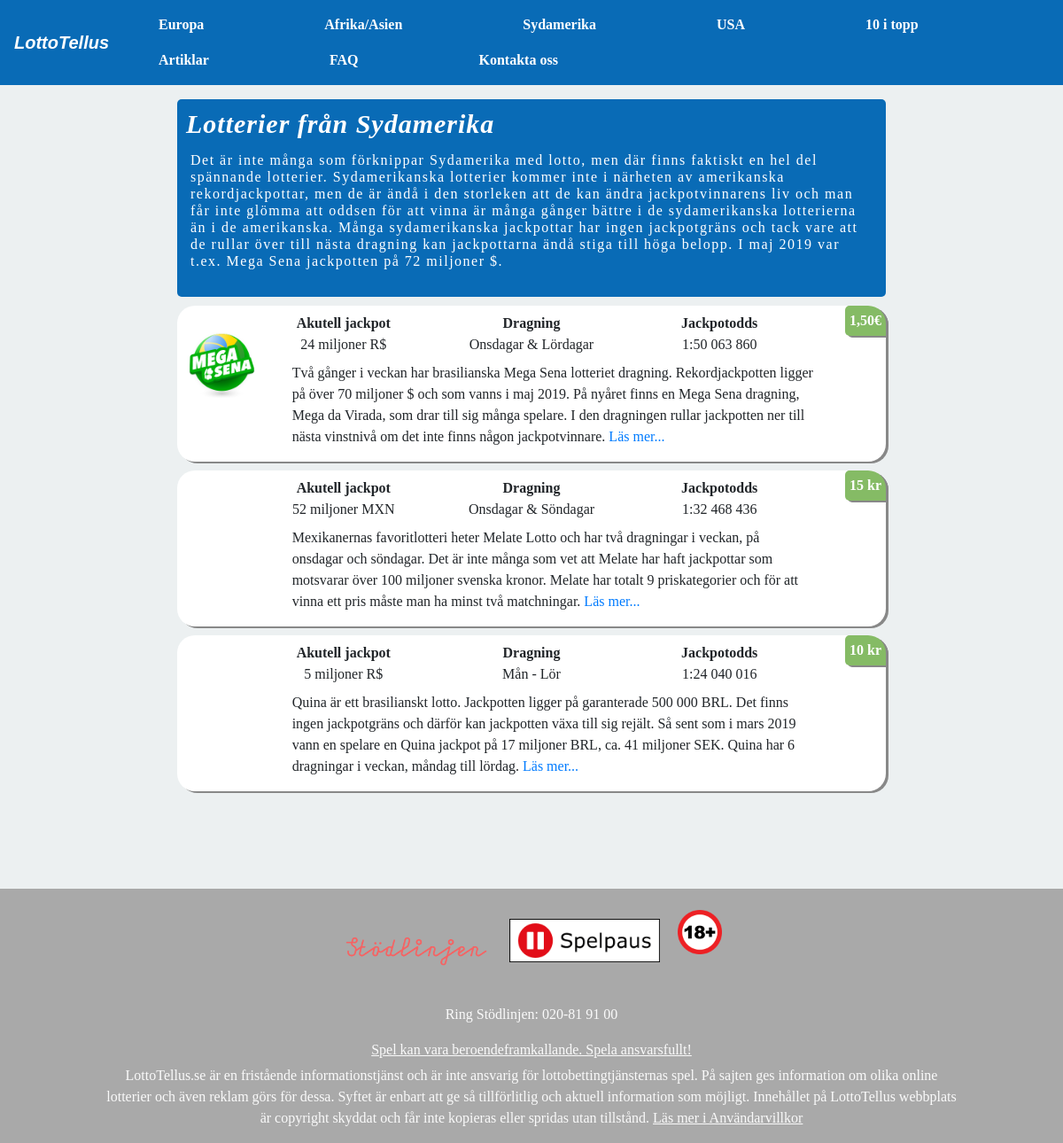
The app's page /sydamrikanska-lotter/, older data.
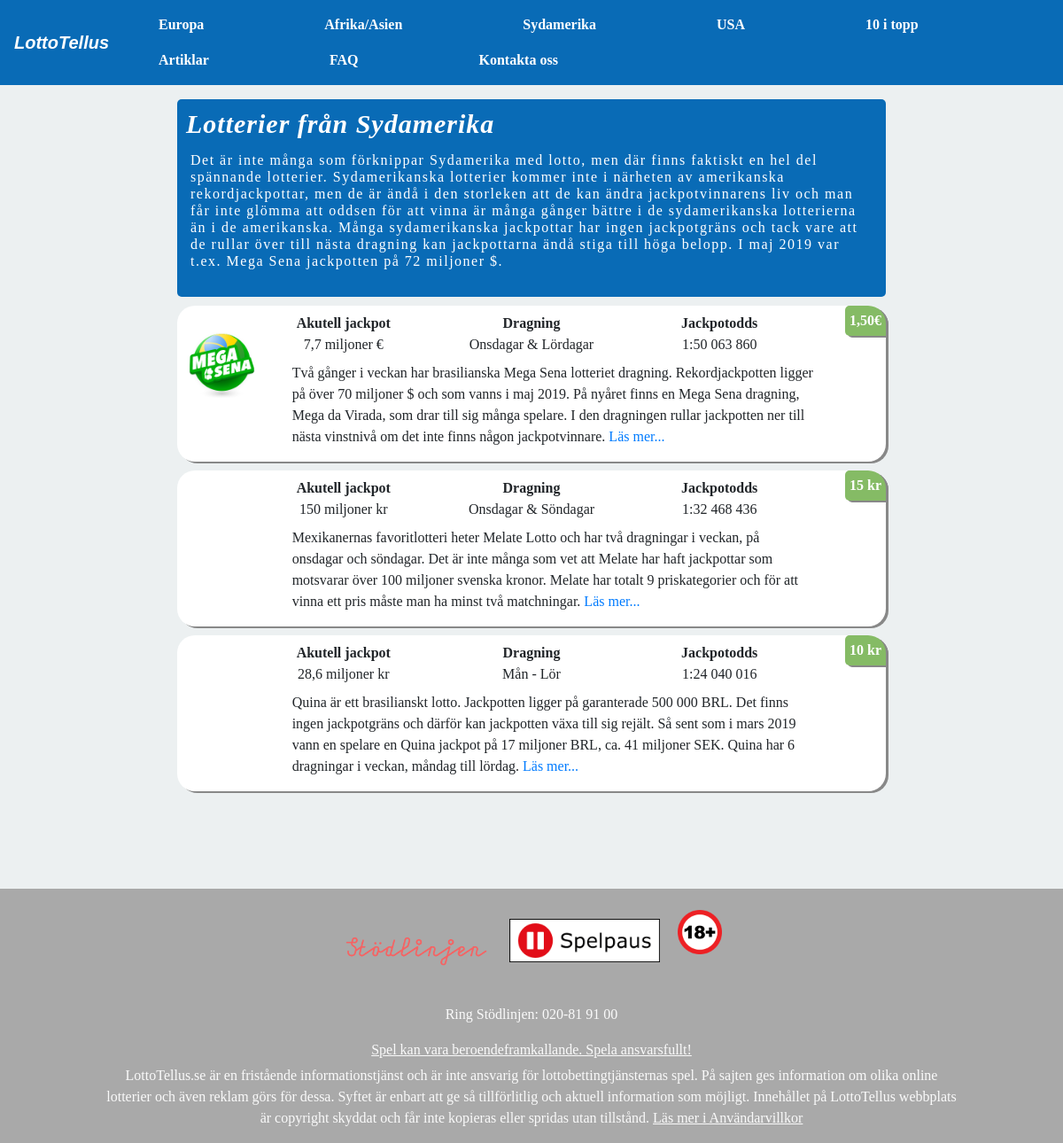
The same page, newer data.
### website/models.py (models this page shows)
class Lottery(models.Model):
	slug = models.SlugField(unique=True)
	supplier = models.ForeignKey(Lottery_supplier, on_delete=models.CASCADE)
	name_of_lottery = models.CharField(max_length=100)
	continent = models.CharField(max_length=100)
	provider = models.CharField(max_length=50, blank=True)
	jackpot = models.CharField(max_length=40, blank=True)
	odds = models.CharField(max_length=100, blank=True)
	dragnings_datum = models.CharField(max_length=400)
	pris_biljett = models.CharField(max_length=100, blank=True)
	intro_content = models.TextField(max_length=550, blank=True)
	logo = models.ImageField(default=None, blank=True)
	mini_content = models.CharField(max_length=100, blank=True)
	welcome_text = BleachField(blank=True)
	a_title = models.CharField(max_length=200, blank=True)
	a_content = BleachField(blank=True)
	a_content_image_right = models.ImageField(default=None, blank=True)
	b_title = models.CharField(max_length=200, blank=True)
	b_content = BleachField(blank=True)
	c_title = models.CharField(max_length=200, blank=True)
	c_content = BleachField(blank=True)
	d_title = models.CharField(max_length=200, blank=True)
	d_content = BleachField(blank=True)
	e_title = models.CharField(max_length=200, blank=True)
	e_content = BleachField(blank=True)
	f_title = models.CharField(max_length=200, blank=True)
	f_content = BleachField(blank=True)
	g_title = models.CharField(max_length=200, blank=True)
	g_content = BleachField(blank=True)
	h_title = models.CharField(max_length=200, blank=True)
	h_content = BleachField(blank=True)
	i_title = models.CharField(max_length=200, blank=True)
	i_content = BleachField(blank=True)
	j_title = models.CharField(max_length=200, blank=True)
	j_content = BleachField(blank=True)
	k_title = models.CharField(max_length=200, blank=True)
	k_content = BleachField(blank=True)
	l_title = models.CharField(max_length=200, blank=True)
	l_content = BleachField(blank=True)
	supplier_logo = models.ImageField(default=None, blank=True)
	supplier_banner = BleachField(blank=True)
	def __str__(self):
		return '{},{}'.format(
			self.name_of_lottery,
			self.continent,
		)

### website/views.py (the view)
# urls.py: path('sydamrikanska-lotter/', views.sydamerika, name='sydamerika'),
def sydamerika(request):
    sydamerika_list = Lottery.objects.filter(continent='Sydamerika').order_by('name_of_lottery')
    print(sydamerika_list)
    context = {
        'sydamerika_list': sydamerika_list,
    }
    return render(request, 'sydamerika_list.html', context)

### website/templates/sydamerika_list.html (shortened to what this page needs)
{% extends 'base.html' %}
{% block content %}
{% load static %}
<div class="row">
	<div class="col-lg-2">
	</div>
	<div class="col-lg-8">
		<div class="welcome mt-3">
			<div class="welcome_content">
				<h1 style="color:white;"> Lotterier från Sydamerika</h1>
				<p class="welcome_text">
					Det är inte många som förknippar Sydamerika med lotto, men där finns faktiskt en hel del
					spännande lotterier. Sydamerikanska lotterier kommer inte i närheten av amerikanska
					rekordjackpottar, men de är ändå i den storleken att de kan ändra jackpotvinnarens liv och man får
					inte glömma att oddsen för att vinna är många gånger bättre i de sydamerikanska lotterierna än i de
					amerikanska. Många sydamerikanska jackpottar har ingen jackpotgräns och tack vare att de rullar
					över till nästa dragning kan jackpottarna ändå stiga till höga belopp. I maj 2019 var t.ex. Mega Sena
					jackpotten på 72 miljoner $.
				</p>
			</div>
		</div>
		<div class="lottery_list">
			{% for lottery in sydamerika_list %}
				<div class="lottery_box">
					<div class="row">
						<div class="col-lg-1">
							{% if lottery.logo %}
							<img src="{{ lottery.logo.url }}" id="big_rank_list_logo" class="center">
							{% endif %}
						</div>
						<div class="col-lg-10" >
							<div class="row text_center mt-2">
								<ul class="col-sm-4 no_bullets">
									<b> Akutell jackpot </b>
									<li> {{ lottery.jackpot }} </li>
								</ul>
								<ul class="col-sm-4 no_bullets">
									<b>Dragning</b>
									<li>{{  lottery.dragnings_datum }}</li>
								</ul>
								<ul class="col-sm-4 no_bullets">
									<b>Jackpotodds</b>
									<li> {{  lottery.odds }}</li>
								</ul>
							</div>
							<p class="mt-2 ml-5"> {{  lottery.intro_content }} <a href="{% url 'website:lottery_detail' slug=lottery.slug  %}"> Läs mer... </a></p>
						</div>
					</div>
					<div class="lottery_price_tag">
						{{  lottery.pris_biljett }}
					</div>
				</div>
			{% endfor %}
		</div>
	</div>
	<div class="col-lg-2">
	</div>
</div>
{% include "footer.html" %}
{% endblock %}

Row changes from the older to the newer data that the page shows:
changed Lottery "Onsdagar & Lördagar": jackpot "24 miljoner R$" → "7,7 miljoner €"
changed Lottery "Onsdagar & Söndagar": jackpot "52 miljoner MXN" → "150 miljoner kr"
changed Lottery "Mån - Lör": jackpot "5 miljoner R$" → "28,6 miljoner kr"
